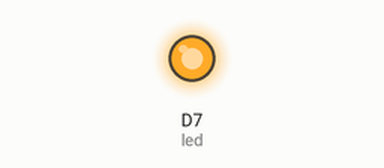
Bench run of a sketch on a simulated Particle Photon. Shown: output pins drawn as LEDs (lit = HIGH).

Above: at 5.0 s.
At 15.0 s:
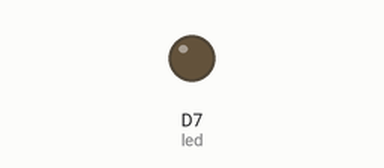
Timing chart, 0 to 26.0 s (numbered marks = the images above):
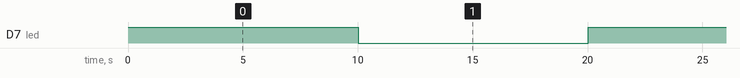

Measured:
- by itself, D7 (led): alternates HIGH for 10.0 s and LOW for 10.0 s

The sketch:

temptest.ino
```cpp
// This #include statement was automatically added by the Particle IDE.
#include <Adafruit_DHT.h>

int led = D7;  // The on-board LED
//int temp = A0;
#define DHTPIN 2     // what pin we're connected to

#define DHTTYPE DHT11		// DHT 11

DHT dht(DHTPIN, DHTTYPE);

void setup() {
  pinMode(led, OUTPUT);
  //pinMode(temp, INPUT);
  dht.begin();
}

void loop() {
  digitalWrite(led, HIGH);   // Turn ON the LED
  float t = dht.getTempCelcius();
  //int tempsense = analogRead(temp);
  Particle.publish("temp", String(t), PRIVATE);
  delay(10000);               // Wait for 30 seconds

  digitalWrite(led, LOW);    // Turn OFF the LED
  delay(10000);               // Wait for 30 seconds
}
```
